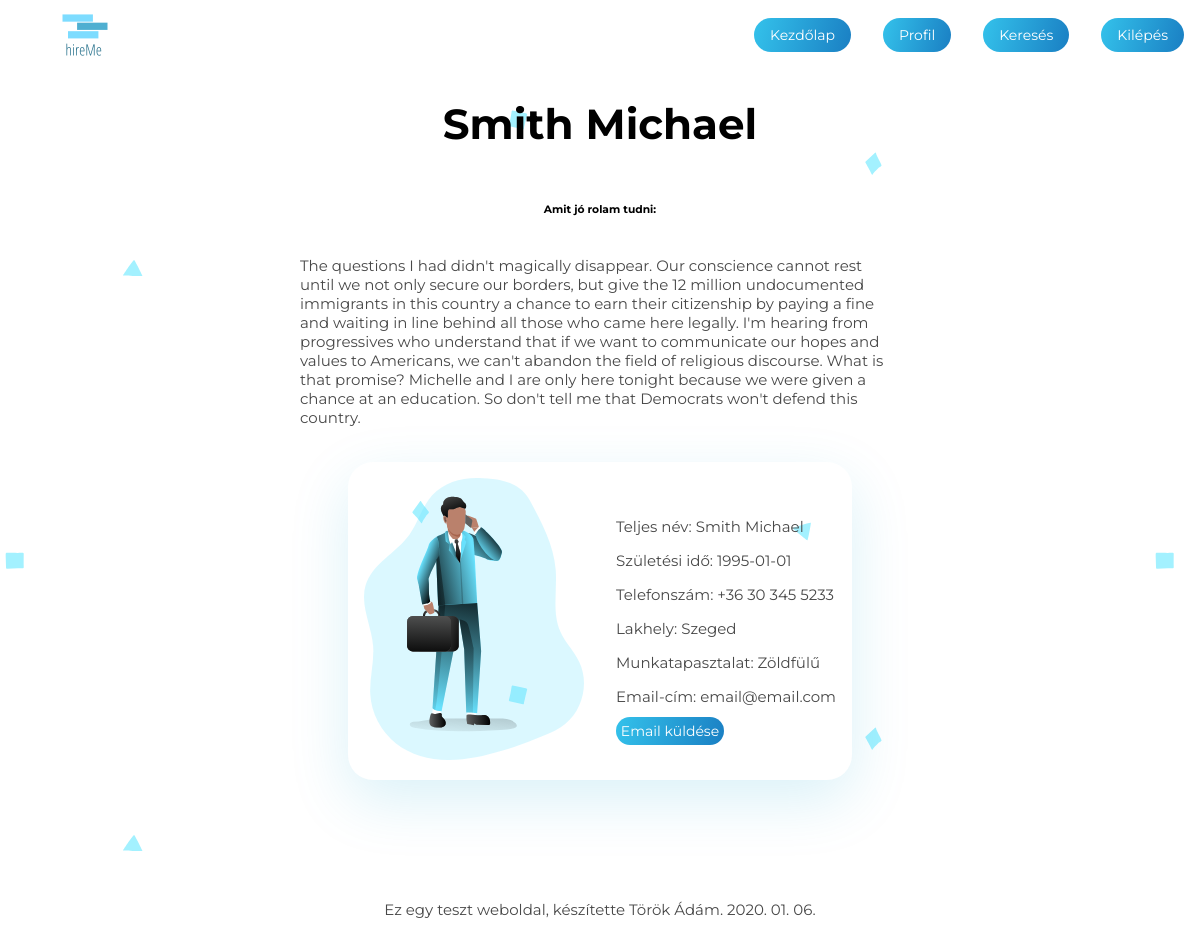
/php/searchedperson.php?person-id=1 (signed in), run on the app's committed database.
### tables this page shows
CREATE TABLE `employee` (
  `id` int(11) NOT NULL,
  `first_name` varchar(20) NOT NULL,
  `last_name` varchar(20) NOT NULL,
  `category_id` int(11) NOT NULL,
  `path` varchar(30) NOT NULL DEFAULT '../images/',
  `filename` varchar(30) NOT NULL DEFAULT 'business_man.svg',
  `phone_num` varchar(50) NOT NULL DEFAULT '+36 30 345 5233',
  `location` varchar(50) NOT NULL DEFAULT 'Szeged',
  `work_exp` varchar(30) NOT NULL DEFAULT 'Zöldfülű',
  `email` varchar(30) NOT NULL DEFAULT 'email@email.com',
  `born` date DEFAULT NULL,
  `bio` varchar(5000) NOT NULL DEFAULT 'The questions I had didn''t magically disappear. Our conscience cannot rest until we not only secure our borders, but give the 12 million undocumented immigrants in this country a chance to earn their citizenship by paying a fine and waiting in line behind all those who came here legally. I''m hearing from progressives who understand that if we want to communicate our hopes and values to Americans, we can''t abandon the field of religious discourse. What is that promise? Michelle and I are only here tonight because we were given a chance at an education. So don''t tell me that Democrats won''t defend this country.'
);

### php/searchedperson.php (the view, shortened to what this page needs)
<?php
include_once('../config/config.php');
$personId = $_GET['person-id'];
$firstName = "";
$lastName = "";
$sql = "SELECT first_name, last_name, bio FROM employee WHERE id = $personId";
$result = $conn -> query($sql);
while($row = $result -> fetch_assoc()){
  $lastName = $row['last_name'];
  $firstName = $row['first_name'];
  $bio = $row['bio'];
}
?>
<body class="search-body">
  <div class="search-area-inner">
    <h1><?php echo $lastName." ".$firstName?></h1>
    <h6>Amit jó rolam tudni: </h6>
    <p style="max-width:50vw;text-align:left"><?php echo $bio;?></p>
  </div>
  <div class="search-tag-container">
  <?php $sql = "SELECT * FROM employee WHERE id = $personId";
      $result = $conn -> query($sql);
      while($row = $result -> fetch_assoc()){
        ?>
        <div data-person-id="<?php echo $row['id'];?>" class="person-container animated zoomInDown">
          <div>
            <img src="<?php echo $row['path'];?><?php echo $row['filename'];?>">
          </div>
          <div>
            <p>Teljes név: <?php echo $row['last_name'];?> <?php echo $row['first_name'];?></p>
            <p>Születési idő: <?php echo $row['born'];?></p>
            <p>Telefonszám: <?php echo $row['phone_num'];?></p>
            <p>Lakhely: <?php echo $row['location'];?></p>
            <p>Munkatapasztalat: <?php echo $row['work_exp'];?></p>
            <p>Email-cím: <?php echo $row['email'];?></p>
            <a class="sendemail" href = "mailto: <?php $row['email'];?>">Email küldése</a>
          </div>
        </div>
        <?php
      }
      ?>
    </div>
</body>

### css/main.css (style rules this page uses)
body { margin: 0; padding: 0; font-family: 'Montserrat', sans-serif; box-sizing: border-box; }
h1 { color:black; font-weight: bold; font-size: 42px; }
.search-body { background-color: #ffffff; background-attachment: fixed; }
.person-container { justify-content: center; display: grid; grid-template-columns: 1fr 1fr; align-items: center; grid-gap: 2rem; border-radius: 25px; box-shadow: rgba(5, 160, 206, 0.15) 0px 20px 60px 0px; padding: 1rem; }
.search-area-inner { display: flex; justify-content: center; flex-direction: column; align-content: center; text-align: center; align-items: center; padding: 0 10rem 0 10rem!important; }
a { text-decoration: none; }
.sendemail { background-image: linear-gradient(105deg, rgb(52, 194, 235), rgb(26, 127, 195)); font-size: 14px; padding: 0.3rem; border-radius: 25px; color: white; }
.search-tag-container { display: flex; flex-direction: row; flex-wrap: wrap; max-width: 1200px; justify-content: center; align-content: center; justify-items:center; width: 100%; display: flex; flex-direction: row; margin: auto; padding: 20px 0px 90px; }
p { font-size: 15px!important; color:rgb(72, 72, 72); }
nav { display: flex; height: 70px; justify-content: flex-end; align-items: center; z-index: 444; }
nav li { text-decoration: none; list-style-type: none; font-size: 14px; padding: 0.5rem; background-image: linear-gradient(105deg, rgb(52, 194, 235), rgb(26, 127, 195)); border-radius: 25px; margin: 0rem 1rem 0rem 1rem; padding: 0.5rem; }
footer { height: 10vh; text-align: center; background-color: #ffffff; display: flex; justify-content: center; align-items: center; align-items: center; font-size: 12px; }
nav li a { text-decoration: none; color: white; transition: 0.5s all ease; padding: 0.5rem; }

### data on the page
employee: last_name "Smith", first_name "Michael", bio "The questions I had didn't magically disappear. Our conscience cannot rest until we not only secure our borders, but give the 12 million undocumented immigrants in this country a chance to earn their citizenship by paying a fine and waiting in line behind all those who came here legally. I'm hearing from progressives who understand that if we want to communicate our hopes and values to Americans, we can't abandon the field of religious discourse. What is that promise? Michelle and I are only here tonight because we were given a chance at an education. So don't tell me that Democrats won't defend this country.", path+filename (picture), born "1995-01-01", phone_num "+36 30 345 5233", location "Szeged", work_exp "Zöldfülű", email "email@email.com"
